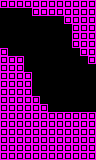

A 2D game scene composited from a Tiled map and its tileset images. What follows is a short description and the map's XML, with each tile layer's data collapsed to a summary:
An orthogonal 12x20 tile map with 8x8 px tiles, 1 tile layer (main) and 1 object (freeMovement).

<map version="1.0" orientation="orthogonal" renderorder="right-down" width="12" height="20" tilewidth="8" tileheight="8" nextobjectid="36">
 <properties>
  <property name="L" type="int" value="1" />
  <property name="R" type="int" value="2" />
  <property name="type" value="tunnel" />
 </properties>
 <tileset firstgid="1" name="tiles" tilewidth="8" tileheight="8" tilecount="24" columns="6">
  <image source="../../../images/tiles.png" width="48" height="32" />
  <tile id="1">
   <properties>
    <property name="L" type="int" value="1" />
    <property name="R" type="int" value="2" />
    <property name="type" value="open" />
   </properties>
  </tile>
 </tileset>
 <layer name="main" width="12" height="20">
  <properties>
   <property name="L" type="int" value="1" />
   <property name="R" type="int" value="2" />
   <property name="type" value="tunnel" />
  </properties>
  <data>[240 cells, 138 non-empty, 1 distinct tile ids]</data>
 </layer>
 <objectgroup name="objects" />
 <objectgroup name="hazards" />
 <objectgroup name="enemies">
  <object id="35" type="freeMovement" gid="4" x="48" y="64" width="8" height="8" />
 </objectgroup>
</map>
